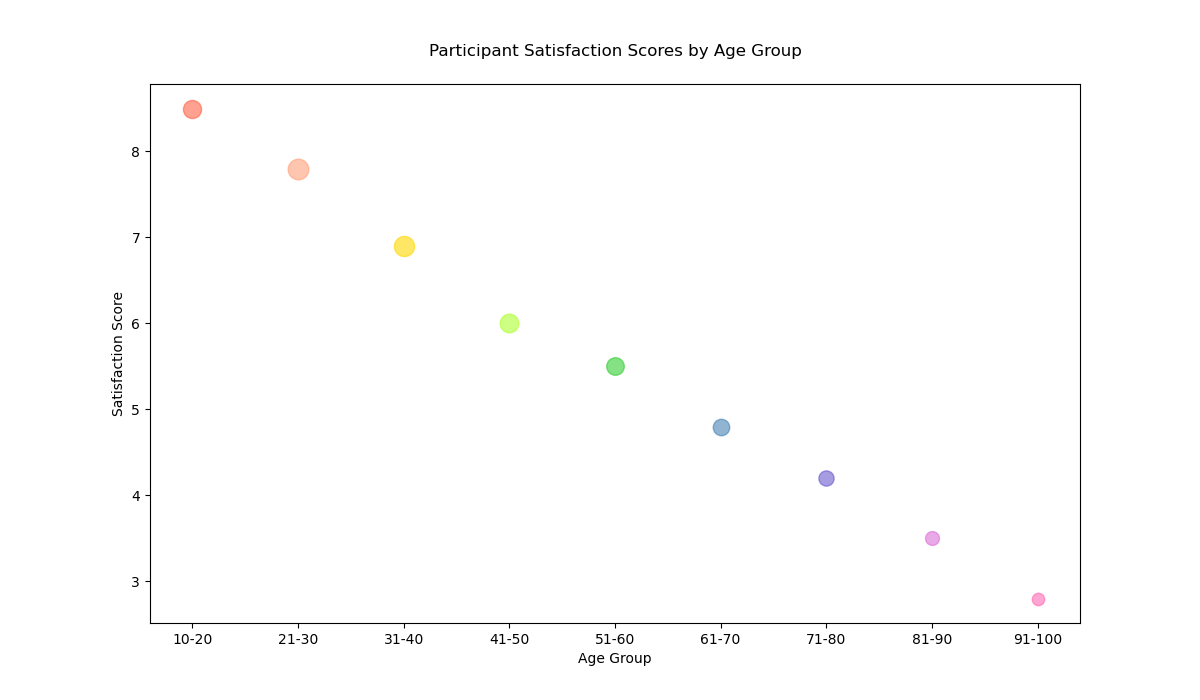

Python code for this plot:

import matplotlib.pyplot as plt

age_groups = ['10-20', '21-30', '31-40', '41-50', '51-60', '61-70', '71-80', '81-90', '91-100']
participants = [8.5, 7.8, 6.9, 6.0, 5.5, 4.8, 4.2, 3.5, 2.8]
satisfaction_scores = [7.0, 6.5, 5.8, 5.0, 4.7, 4.2, 3.8, 3.0, 2.5]
population = [1700, 2200, 2100, 1800, 1600, 1400, 1200, 1000, 800]
colors = ['#FF6347', '#FFA07A', '#FFD700', '#ADFF2F', '#32CD32', '#4682B4', '#6A5ACD', '#DA70D6', '#FF69B4']
sizes = [i / 10 for i in population]

fig, ax = plt.subplots(figsize=(12, 7))

for i in range(len(age_groups)):
    ax.scatter(age_groups[i], participants[i], s=sizes[i], alpha=0.6, color=colors[i])

ax.set_title('Participant Satisfaction Scores by Age Group', pad=20)
ax.set_xlabel('Age Group')
ax.set_ylabel('Satisfaction Score')

plt.show()
